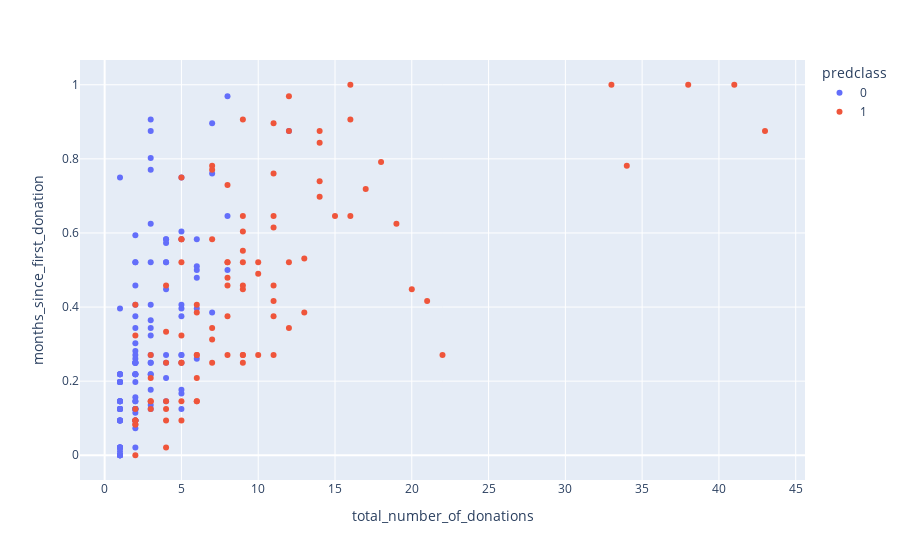

The notebook cell this image was saved under:
### Code cell
newdfMLP["predclass"] = newdfMLP["predclass"].astype(str) #convert to string

fig = px.scatter(newdfMLP,x='total_number_of_donations', y='months_since_first_donation', color='predclass')
fig.show()

### Figure 1 — Plotly figure (JSON) as saved in the notebook; plotly's stock layout.template omitted (floating-point values rounded to 4 significant figures; data arrays with more than 128 entries replaced by an {"elided": "..."} marker saying what was removed)
{"data": [{"hovertemplate": "predclass=0<br>total_number_of_donations=%{x}<br>months_since_first_donation=%{y}<extra></extra>", "legendgroup": "0", "marker": {"color": "#636efa", "symbol": "circle"}, "mode": "markers", "name": "0", "orientation": "v", "showlegend": true, "type": "scatter", "x": {"elided": "129 int values"}, "xaxis": "x", "y": {"elided": "129 float values"}, "yaxis": "y"}, {"hovertemplate": "predclass=1<br>total_number_of_donations=%{x}<br>months_since_first_donation=%{y}<extra></extra>", "legendgroup": "1", "marker": {"color": "#EF553B", "symbol": "circle"}, "mode": "markers", "name": "1", "orientation": "v", "showlegend": true, "type": "scatter", "x": [10, 10, 6, 5, 33, 2, 5, 12, 3, 14, 34, 4, 16, 7, 4, 5, 43, 6, 2, 11, 5, 7, 21, 4, 6, 6, 8, 11, 2, 2, 5, 11, 8, 16, 17, 38, 3, 9, 7, 9, 5, 6, 4, 8, 20, 2, 6, 8, 12, 18, 9, 11, 9, 4, 3, 7, 8, 12, 13, 5, 7, 22, 4, 6, 41, 14, 11, 2, 9, 3, 19, 13, 5, 16, 9, 4, 2, 2, 14, 12, 9, 7, 14, 11, 5, 15, 11, 11, 10, 8, 9, 8, 9, 3, 9, 2], "xaxis": "x", "y": [0.2708, 0.5208, 0.2708, 0.09375, 1, 0.09375, 0.25, 0.875, 0.1458, 0.8438, 0.7812, 0.1458, 1, 0.7812, 0.02083, 0.3229, 0.875, 0.1458, 0.3229, 0.6146, 0.5833, 0.3125, 0.4167, 0.4583, 0.1458, 0.2708, 0.7292, 0.7604, 0.09375, 0.08333, 0.1458, 0.4167, 0.5208, 0.9062, 0.7188, 1, 0.125, 0.9062, 0.5833, 0.25, 0.5833, 0.3854, 0.125, 0.375, 0.4479, 0.125, 0.2083, 0.5208, 0.9688, 0.7917, 0.5208, 0.8958, 0.2708, 0.09375, 0.1458, 0.3438, 0.2708, 0.3438, 0.5312, 0.25, 0.25, 0.2708, 0.25, 0.4062, 1, 0.875, 0.2708, 0, 0.2708, 0.2083, 0.625, 0.3854, 0.75, 0.6458, 0.5521, 0.3333, 0.09375, 0.08333, 0.7396, 0.5208, 0.6042, 0.7708, 0.6979, 0.375, 0.5208, 0.6458, 0.4583, 0.6458, 0.4896, 0.4583, 0.4479, 0.4792, 0.4583, 0.2708, 0.6458, 0.4062], "yaxis": "y"}], "layout": {"legend": {"title": {"text": "predclass"}, "tracegroupgap": 0}, "margin": {"t": 60}, "xaxis": {"anchor": "y", "domain": [0, 1], "title": {"text": "total_number_of_donations"}}, "yaxis": {"anchor": "x", "domain": [0, 1], "title": {"text": "months_since_first_donation"}}}}
